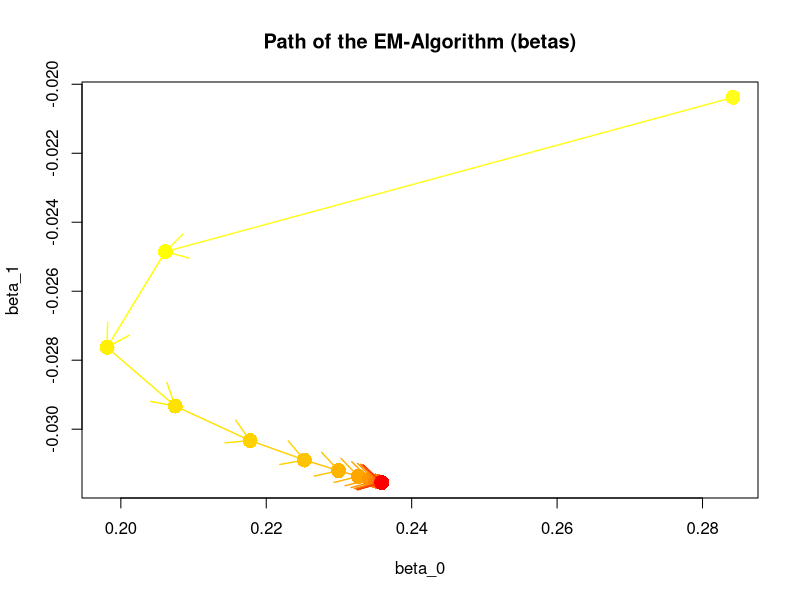
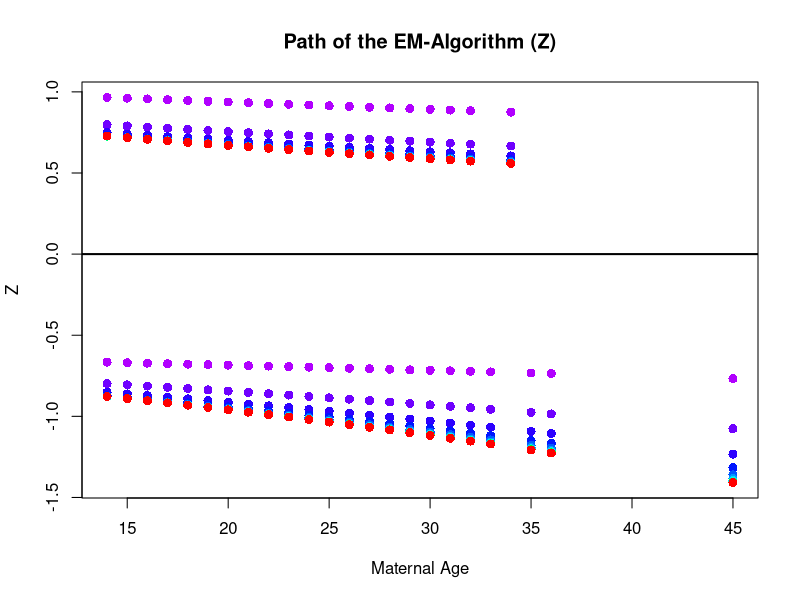
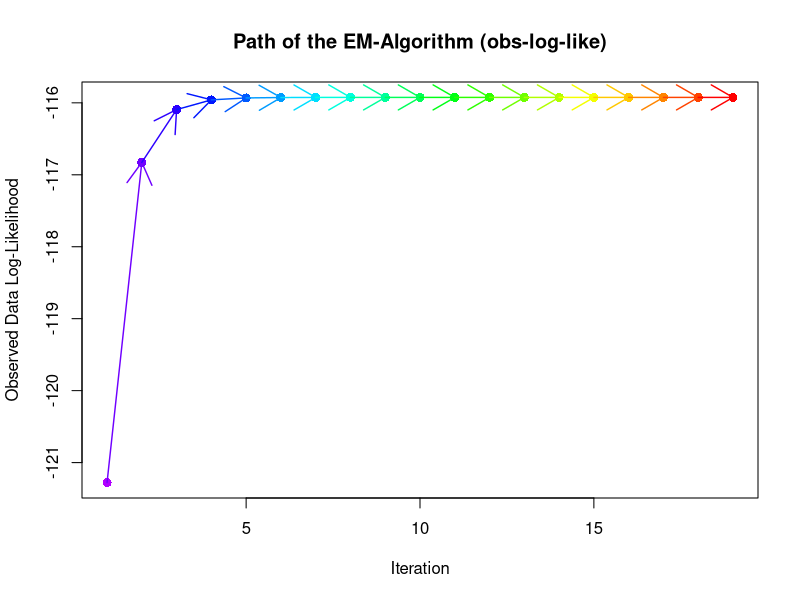
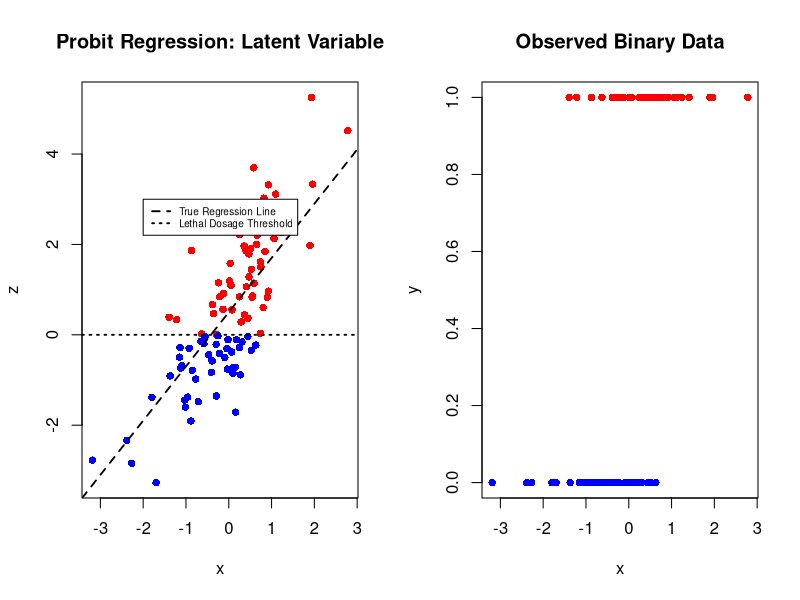
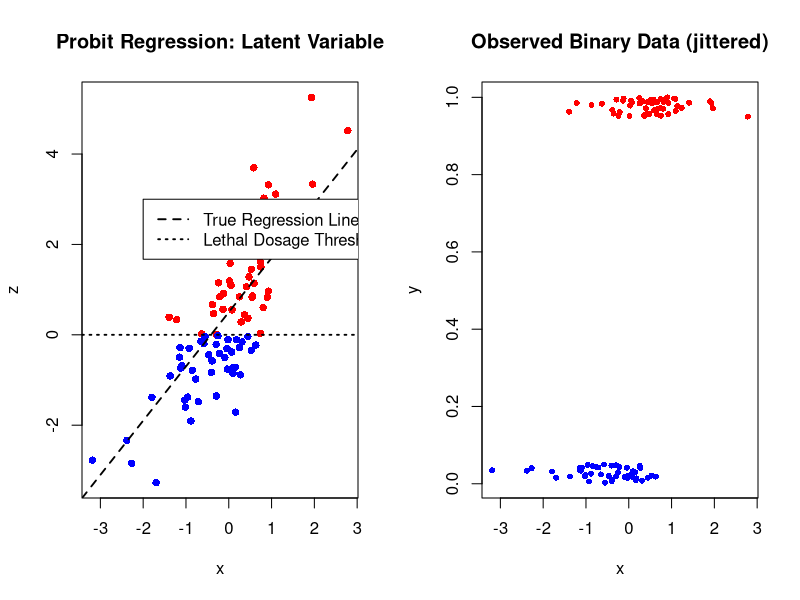
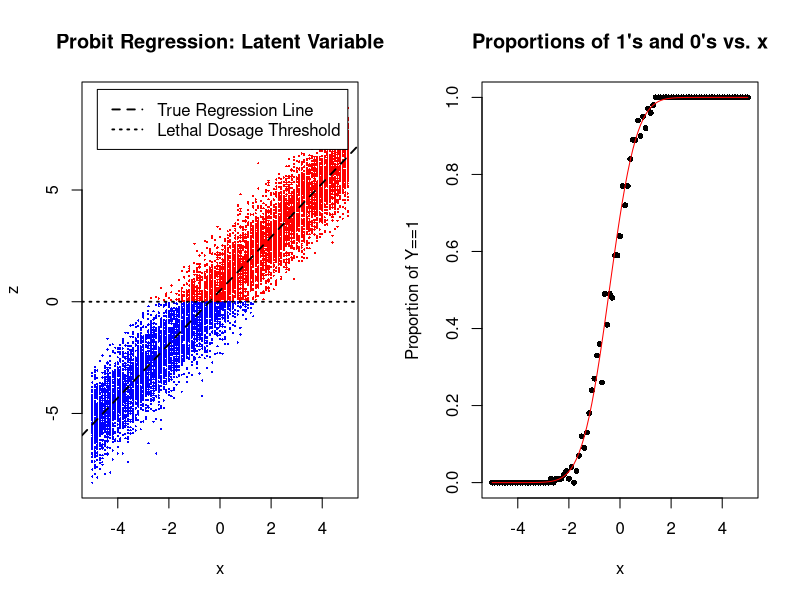

Here is the R script that generated these plots, in order:

# Latent variables:

invlogit  <- function(x){exp(x)/(1+exp(x))}
invprobit <- function(x){pnorm(x)}

beta <- c(0.5,1.2)
sigma <- 1

X <- cbind("(Intercept)"=1,"x"=rnorm(100))
head(X)

Z <- X%*%beta + matrix(rnorm(n=nrow(X),sd=sigma),ncol=1)

pdf("figure1.pdf")
par(mfrow=c(1,2))
plot(y=Z,x=X[,"x"],
     xlab="x",ylab="z",pch=16,
     col=ifelse(Z>0,"red","blue"),
     main="Probit Regression: Latent Variable")
abline(h=0,lwd=1.8,lty=3)
abline(a=beta[1],b=beta[2],lwd=1.8,lty=2)
legend(-2.0,3.0,legend=c("True Regression Line","Lethal Dosage Threshold"),
       lty=c(2,3),lwd=1.8,cex=0.6)

Y <- ifelse(Z>0,1,0)
plot(y=Y,x=X[,"x"],
     xlab="x",ylab="y",pch=16,
     col=ifelse(Y,"red","blue"),
     main="Observed Binary Data")
dev.off()

jitter.binary <- function(a, jitt=.05){
  ifelse(a==0, runif(length(a),0,jitt),runif(length(a),1-jitt,1))
}

pdf("figure1b.pdf")
par(mfrow=c(1,2))
plot(y=Z,x=X[,"x"],
     xlab="x",ylab="z",pch=16,
     col=ifelse(Z>0,"red","blue"),
     main="Probit Regression: Latent Variable")
abline(h=0,lwd=1.8,lty=3)
abline(a=beta[1],b=beta[2],lwd=1.8,lty=2)
legend(-2.0,3.0,legend=c("True Regression Line","Lethal Dosage Threshold"),
       lty=c(2,3),lwd=1.8)

Y <- ifelse(Z>0,1,0)
plot(y=jitter.binary(Y),x=X[,"x"],
     xlab="x",ylab="y",pch=16,cex=0.8,
     col=ifelse(Y,"red","blue"),
     main="Observed Binary Data (jittered)")
dev.off()

x <- rep(seq(-5,5,by=0.1),each=100)
X.2 <- cbind("(Intercept)"=1,"x"=x)
head(X.2)

Z.2 <- X.2%*%beta + matrix(rnorm(n=nrow(X.2),sd=sigma),ncol=1)
Y.2 <- ifelse(Z.2>0,1,0)

pdf("figure2.pdf")
par(mfrow=c(1,2))
plot(y=Z.2,x=X.2[,"x"],
     xlab="x",ylab="z",pch=16,cex=0.3,
     col=ifelse(Z.2>0,"red","blue"),
     main="Probit Regression: Latent Variable")
abline(h=0,lwd=1.8,lty=3)
abline(a=beta[1],b=beta[2],lwd=1.8,lty=2)
legend(-4.8,9.5,legend=c("True Regression Line","Lethal Dosage Threshold"),
       lty=c(2,3),lwd=1.8)

phat.2 <- NULL
for (i in 1:length(unique(x)))
  phat.2 <- c(phat.2,mean(Z.2[as.numeric(x)==unique(x)[i],] > 0))

tdf <- data.frame("Y"=Y.2,"x"=X.2[,"x"])
head(tdf)

plot(y=phat.2,x=unique(x),pch=16,cex=0.8,
     xlab="x",ylab="Proportion of Y==1",
     main="Proportions of 1's and 0's vs. x")
curve(invprobit(beta[1]+beta[2]*x),col="red",add=TRUE)
dev.off()


# The EM Algorithm for Probit Regression:

probit_EM <- function(formula, data, weights, subset, 
    na.action, start = NULL, etastart, mustart,
    model = TRUE, x = FALSE, y = TRUE, contrasts = NULL,
    tol=1e-10, max_iter=100, verbose=FALSE,
    store_path=FALSE, ...) 
{
    call <- match.call()
    if (missing(data)) 
        data <- environment(formula)
    mf <- match.call(expand.dots = FALSE)
    m <- match(c("formula", "data", "subset", "weights", "na.action", 
        "etastart", "mustart", "offset"), names(mf), 0)
    mf <- mf[c(1, m)]
    mf$drop.unused.levels <- TRUE
    mf[[1]] <- as.name("model.frame")
    mf <- eval(mf, parent.frame())
    mt <- attr(mf, "terms")
    Y <- model.response(mf, "any")
    if (length(dim(Y)) == 1) {
        nm <- rownames(Y)
        dim(Y) <- NULL
        if (!is.null(nm)) 
            names(Y) <- nm
    }
    X <- if (!is.empty.model(mt)) 
        model.matrix(mt, mf, contrasts)
    else matrix(, NROW(Y), 0)
    weights <- as.vector(model.weights(mf))
    if (!is.null(weights) && !is.numeric(weights)) 
        stop("'weights' must be a numeric vector")
    offset <- as.vector(model.offset(mf))
    if (!is.null(weights) && any(weights < 0)) 
        stop("negative weights not allowed")
    if (!is.null(offset)) {
        if (length(offset) == 1) 
            offset <- rep(offset, NROW(Y))
        else if (length(offset) != NROW(Y)) 
            stop(gettextf("number of offsets is %d should equal %d (number of observations)", 
                length(offset), NROW(Y)), domain = NA)
    }
    mustart <- model.extract(mf, "mustart")
    etastart <- model.extract(mf, "etastart")

    converged <- function(new,old,tol){
      if (sum(((old-new)/new)^2)<tol){
        return(TRUE)
      } else {
        return(FALSE)
      }
    }
    E_step <- function(X,Y,beta_current,verbose=FALSE){
      Z_new <- X%*%beta_current
      num_Z_new <- dnorm(Z_new)*ifelse(Y==1,+1,-1)
      den_Z_new <- ifelse(Y==1,1-pnorm(-Z_new),pnorm(-Z_new))
      Z_new <- Z_new + (num_Z_new/den_Z_new)
      return(Z_new)
    }
    obs_loglike <- function(X,Y,beta,verbose=FALSE){
      phats <- pnorm(X%*%matrix(beta,ncol=1))
      return(sum(ifelse(Y==1,log(phats),log(1-phats))))
    }
    
    # Starting states:
    beta_new     <- solve(t(X)%*%X)%*%t(X)%*%matrix(Y,ncol=1)
    beta_current <- matrix(Inf,nrow=ncol(X),ncol=1)
    iter <- 0
    beta_path <- NULL
    Z_path    <- NULL
    ll_path   <- NULL
    
    while (!converged(beta_new,beta_current,tol) && iter<max_iter){
      beta_current <- beta_new
      Z <- E_step(X,Y,beta_current,verbose=verbose)
      beta_new <- solve(t(X)%*%X)%*%t(X)%*%matrix(Z,ncol=1)
      iter <- iter+1
      if (verbose){
        cat(paste("beta_{",iter,"}:\n",sep=""))
        print(beta_new)
      }
      if (store_path){
        beta_path <- rbind(beta_path,matrix(beta_new,nrow=1))
        Z_path    <- rbind(Z_path,matrix(Z,nrow=1))
        ll_path   <- c(ll_path,obs_loglike(X,Y,beta_new,verbose=verbose))
      }
    }
    rlist <- list("beta"=beta_new,
                  "beta_path"=beta_path,
                  "Z_path"=Z_path,
                  "ll_path"=ll_path,
                  "Xmatrix"=X)
    return(rlist)
}

library(MASS)
birthwt.glm <- glm(low~age,data=birthwt,family=binomial(link="probit"))
summary(birthwt.glm)

bwt_em <- probit_EM(low~age,data=birthwt)

wpaths <- probit_EM(low~age,data=birthwt,store_path=TRUE)

t(bwt_em$beta)
coef(birthwt.glm)

with(wpaths,{
  xlims <- range(beta_path[,1])
  ylims <- range(beta_path[,2])
  plot(beta_path,type='n',xlim=xlims,ylim=ylims,
       xlab="beta_0",ylab="beta_1",
       main="Path of the EM-Algorithm (betas)")
  colvec <- rev(heat.colors(nrow(beta_path)+4))
  colvec <- colvec[5:length(colvec)]
  for (i in 1:nrow(beta_path)){
    Sys.sleep(1)
    if (i>1)
      arrows(x0=beta_path[i-1,1],
             y0=beta_path[i-1,2],
             x1=beta_path[i,1],
             y1=beta_path[i,2],
             col=colvec[i-1],lwd=1.4)
    points(list("x"=beta_path[i,1],
                "y"=beta_path[i,2]),
           cex=2,pch=16,col=colvec[i])
  }
         # beta_path,pch=as.character(1:nrow(beta_path))))
})

birthtable <- table(birthwt$low,birthwt$age)
ages <- dim(birthtable)[2]
# Need to get rid of the 'phantom' 0's:
birthtable[birthtable == 0] <- NA

wpaths$Z_path[,130]

with(wpaths,{
  xlims <- range(Xmatrix[,2])
  ylims <- range(Z_path)  
  plot(Z_path[1,],type='n',xlim=xlims,ylim=ylims,
       xlab="Maternal Age",ylab="Z",
       main="Path of the EM-Algorithm (Z)")
  abline(h=0,lwd=2)
  colvec <- rev(rainbow(nrow(Z_path)+4))
  colvec <- colvec[5:length(colvec)]
  for (i in 1:nrow(Z_path)){
    Sys.sleep(1)
    points(list("x"=Xmatrix[,2],
                "y"=Z_path[i,]),
           cex=1.2,pch=16,col=colvec[i])
  }
         # beta_path,pch=as.character(1:nrow(beta_path))))
})


with(wpaths,{
  plot(ll_path,type='n',
       xlab="Iteration",ylab="Observed Data Log-Likelihood",
       main="Path of the EM-Algorithm (obs-log-like)")
  abline(h=0,lwd=2)
  colvec <- rev(rainbow(length(ll_path)+4))
  colvec <- colvec[5:length(colvec)]
  for (i in 1:length(ll_path)){
    Sys.sleep(1)
    points(list("x"=i,
                "y"=ll_path[i]),
           cex=1.2,pch=16,col=colvec[i])
    if (i>1)
      arrows(x0=i-1,
             y0=ll_path[i-1],
             x1=i,
             y1=ll_path[i],
             col=colvec[i],lwd=1.4)    
  }
})

#########################################



rm(wpaths)

